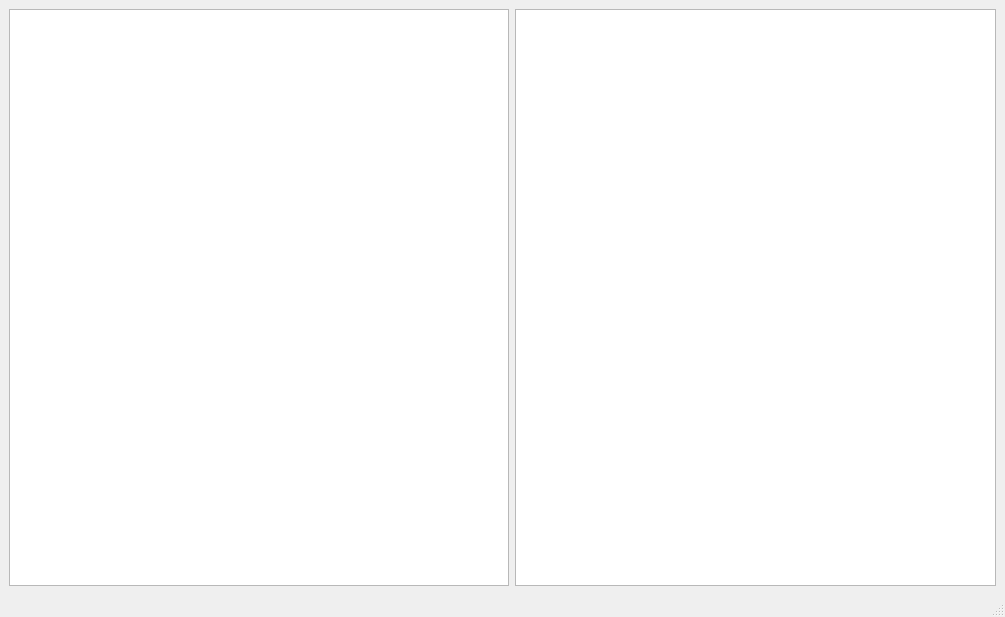
<?xml version="1.0" encoding="UTF-8"?>
<ui version="4.0">
 <class>MainWindow</class>
 <widget class="QMainWindow" name="MainWindow">
  <property name="geometry">
   <rect>
    <x>0</x>
    <y>0</y>
    <width>1005</width>
    <height>617</height>
   </rect>
  </property>
  <property name="windowTitle">
   <string>Tree Manipulation</string>
  </property>
  <widget class="QWidget" name="centralwidget">
   <layout class="QVBoxLayout" name="verticalLayout">
    <item>
     <layout class="QHBoxLayout" name="HorizontalLayout">
      <item>
       <widget class="QTreeView" name="TreeFileView">
        <property name="minimumSize">
         <size>
          <width>500</width>
          <height>0</height>
         </size>
        </property>
        <property name="animated">
         <bool>true</bool>
        </property>
       </widget>
      </item>
      <item>
       <widget class="QListView" name="ListFileView"/>
      </item>
     </layout>
    </item>
   </layout>
  </widget>
  <widget class="QMenuBar" name="menubar">
   <property name="geometry">
    <rect>
     <x>0</x>
     <y>0</y>
     <width>1005</width>
     <height>26</height>
    </rect>
   </property>
  </widget>
  <widget class="QStatusBar" name="statusbar"/>
 </widget>
 <resources/>
 <connections/>
</ui>
